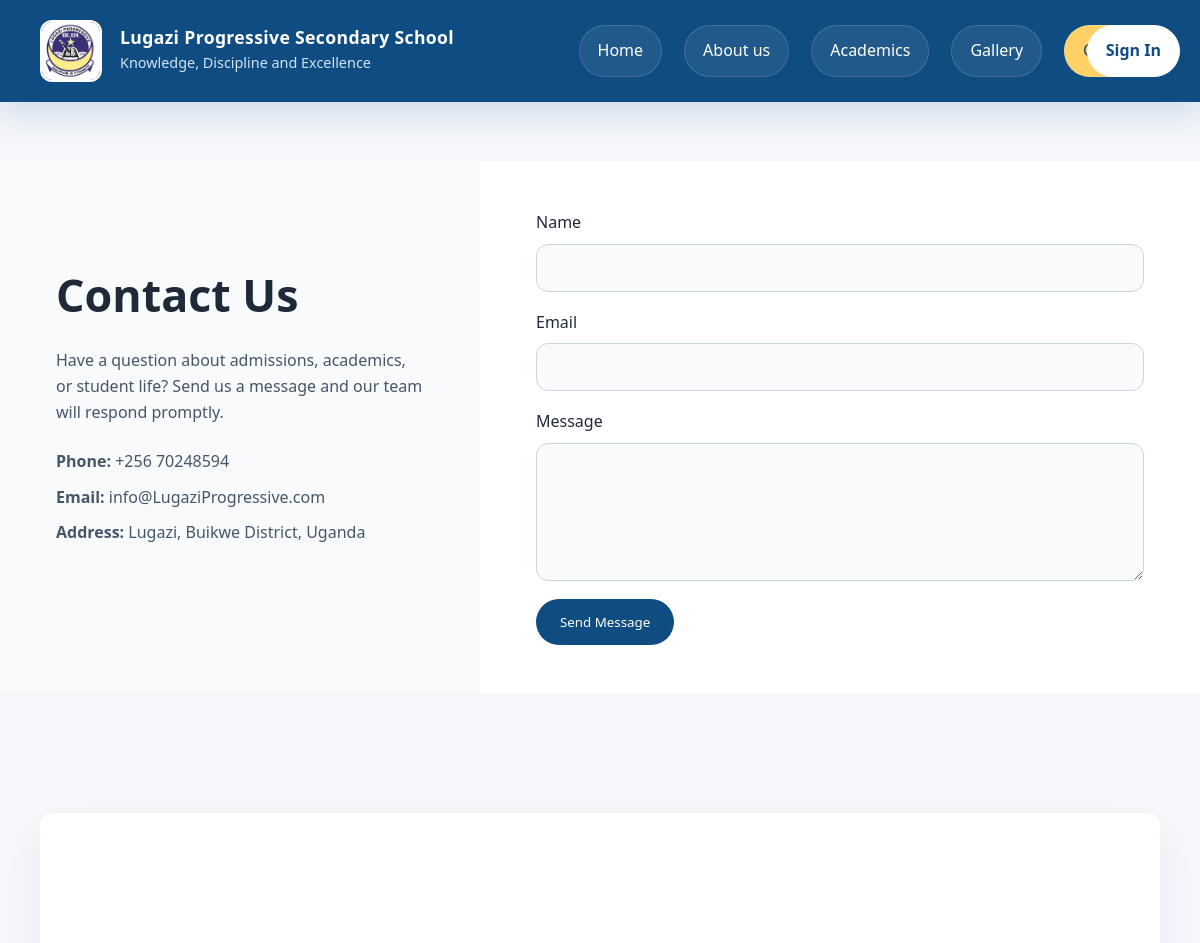
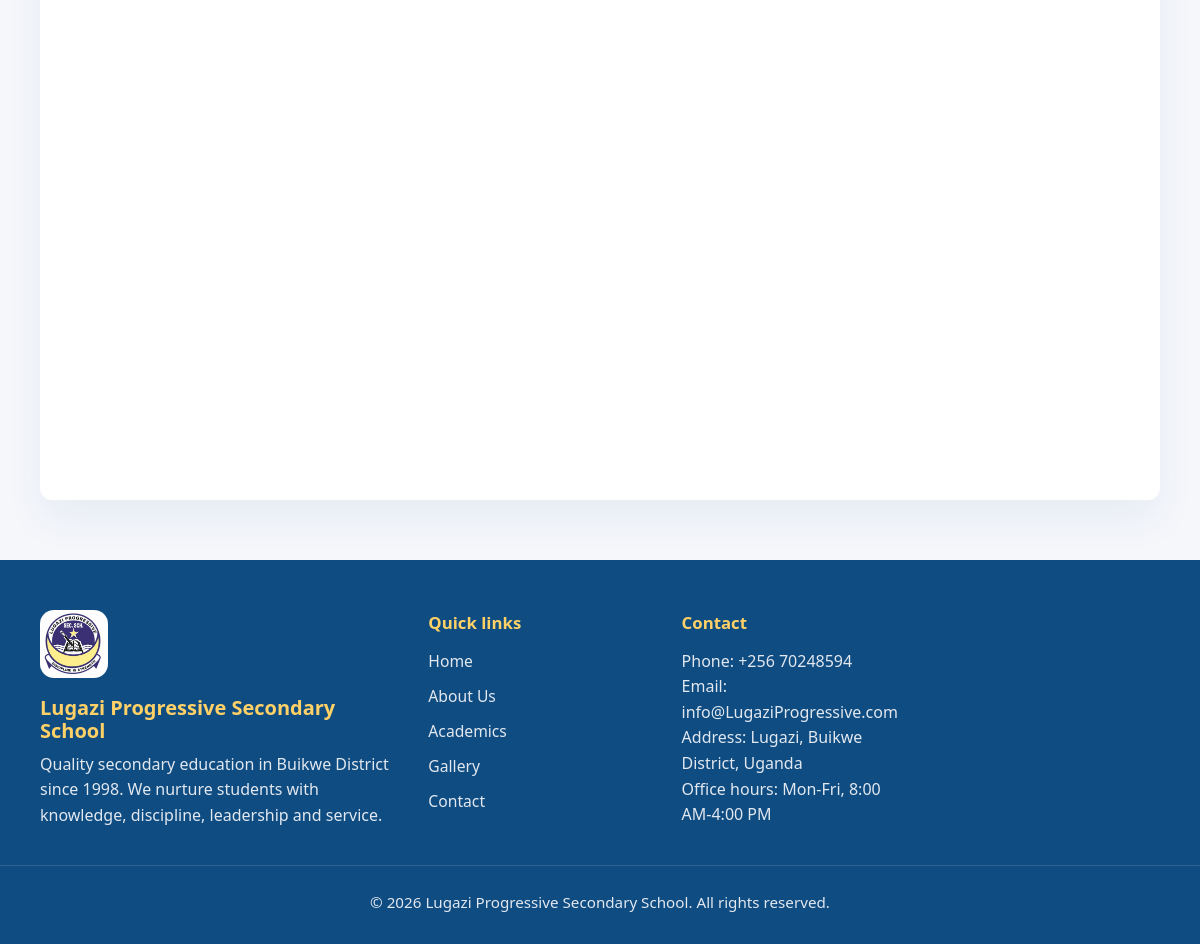
/pages/contactus.php, run on the app's committed database (2 pictures, top to bottom).
### tables this page shows
CREATE TABLE IF NOT EXISTS page_content (
  id INT UNSIGNED AUTO_INCREMENT PRIMARY KEY,
  page_key VARCHAR(40) NOT NULL,
  block_key VARCHAR(80) NOT NULL,
  title VARCHAR(255) NOT NULL DEFAULT '',
  body TEXT NOT NULL,
  UNIQUE KEY page_block (page_key, block_key)
);

### includes/database.php (called while the page is built, shortened)
<?php
function database(): PDO
{
    $config = require __DIR__ . '/../config/config.php';
    $database = $config['database'];
    $dsn = sprintf(
        'mysql:host=%s;port=%s;dbname=%s;charset=utf8mb4',
        $database['host'],
        $database['port'],
        $database['name']
    );
    $pdo = new PDO($dsn, $database['user'], $database['password'], [
        PDO::ATTR_ERRMODE => PDO::ERRMODE_EXCEPTION,
        PDO::ATTR_DEFAULT_FETCH_MODE => PDO::FETCH_ASSOC,
        PDO::ATTR_EMULATE_PREPARES => false,
    ]);
    return $pdo;
}

### includes/functions.php (called while the page is built, shortened)
<?php
function escape(?string $value): string
{
    return htmlspecialchars($value ?? '', ENT_QUOTES | ENT_SUBSTITUTE, 'UTF-8');
}
function site_settings(): array
{
    static $settings;
    if ($settings === null) {
        $settings = require __DIR__ . '/../config/site.php';
    }
    return $settings;
}
function setting(string $key): string
{
    return site_settings()[$key] ?? '';
}
function page_content(string $page, string $key): array
{
    static $content;
    if ($content === null) {
        $content = [];
        foreach (database()->query('SELECT page_key, block_key, title, body FROM page_content') as $row) {
            $content[$row['page_key']][$row['block_key']] = $row;
        }
    }
    return $content[$page][$key] ?? ['title' => '', 'body' => ''];
}

### config/site.php (called while the page is built)
<?php
return array (
  'school_name' => 'Lugazi Progressive Secondary School',
  'school_slogan' => 'Knowledge, Discipline and Excellence',
  'school_description' => 'Quality secondary education in Buikwe District since 1998. We nurture students with knowledge, discipline, leadership and service.',
  'logo_path' => '/assets/img/school logo.jpeg',
  'phone' => '+256 70248594',
  'email' => 'info@LugaziProgressive.com',
  'address' => 'Lugazi, Buikwe District, Uganda',
  'office_hours' => 'Mon-Fri, 8:00 AM-4:00 PM',
  'map_embed_url' => 'https://www.google.com/maps/embed?pb=!1m18!1m12!1m3!1d4710.489971248489!2d32.925344418669155!3d0.3645657678363185!2m3!1f0!2f0!3f0!3m2!1i1024!2i768!4f13.1!3m3!1m2!1s0x177dda93bbc9e84b%3A0xdf28d5d7c43ffb9!2sLugazi%20Progressive%20Secondary%20School!5e0!3m2!1sen!2sug!4v1782146062129!5m2!1sen!2sug',
);

### pages/contactus.php (the view, shortened to what this page needs)
<?php
$intro = page_content('contact', 'intro');
$formCopy = [
    'name' => page_content('contact', 'name_label'),
    'email' => page_content('contact', 'email_label'),
    'message' => page_content('contact', 'message_label'),
    'submit' => page_content('contact', 'submit_label'),
    'success' => page_content('contact', 'success_message'),
];
require __DIR__ . '/../components/meta.php';
require __DIR__ . '/../components/header.php';
?>
<main>
  <section class="contact-page">
    <div class="contact-row">
      <div class="contact-left">
        <div class="contact-info">
          <h1><?= escape($intro['title']) ?></h1>
          <p><?= escape($intro['body']) ?></p>
          <ul>
            <li><strong>Phone:</strong> <?= escape(setting('phone')) ?></li>
            <li><strong>Email:</strong> <?= escape(setting('email')) ?></li>
            <li><strong>Address:</strong> <?= escape(setting('address')) ?></li>
          </ul>
        </div>
      </div>
      <div class="contact-right">
        <div class="contact-form">
          <form method="post" action="/pages/contactus.php">
            <label>
              <?= escape($formCopy['name']['title']) ?>
              <input type="text" name="name" maxlength="180" value="<?= escape($_POST['name'] ?? '') ?>" required>
            </label>
            <label>
              <?= escape($formCopy['email']['title']) ?>
              <input type="email" name="email" maxlength="190" value="<?= escape($_POST['email'] ?? '') ?>" required>
            </label>
            <label>
              <?= escape($formCopy['message']['title']) ?>
              <textarea name="message" rows="6" maxlength="10000" required><?= escape($_POST['message'] ?? '') ?></textarea>
            </label>
            <button type="submit"><?= escape($formCopy['submit']['title']) ?></button>
          </form>
        </div>
      </div>
    </div>
  </section>
  <?php if (str_starts_with(setting('map_embed_url'), 'https://www.google.com/maps/embed?')): ?>
    <section class="map-section">
      <div class="container">
        <div class="map-responsive">
          <iframe src="<?= escape(setting('map_embed_url')) ?>" width="800" height="600" style="border: 0" allowfullscreen loading="lazy"></iframe>
        </div>
      </div>
    </section>
  <?php endif; ?>
</main>
<?php require __DIR__ . '/../components/footer.php'; ?>
</body>
</html>

### assets/css/style.css (style rules this page uses)
* { margin: 0; padding: 0; box-sizing: border-box; }
html { scroll-behavior: smooth; }
body { font-family: 'Segoe UI', Tahoma, Geneva, Verdana, sans-serif; line-height: 1.6; color: #1f2937; background: #f5f7fb; }
button, input, textarea { font-family: inherit; }
.container { width: min(1120px, calc(100% - 40px)); margin: 0 auto; }
body { padding-top: 82px; }
.contact-page .contact-row { display: flex; flex-direction: row; width: 100%; min-height: 420px; }
.contact-page .contact-left, .contact-page .contact-right { display: flex; align-items: center; }
.contact-page .contact-left { flex: 0 0 40%; padding: 48px 56px; background: #f8fafcfc; }
.contact-page .contact-right { flex: 1 1 60%; padding: 48px 56px; background: #fff; }
.contact-form { width: 100%; max-width: none; }
.contact-form form { width: 100%; }
.about-hero, .academics-hero, .contact-page, .gallery-page { padding: 80px 0; }
.about-intro, .academics-intro, .contact-info, .gallery-header { max-width: 720px; margin-bottom: 40px; }
.about-intro h1, .academics-intro h1, .contact-info h1, .gallery-header h1 { font-size: 2.8rem; margin-bottom: 18px; }
.about-intro p, .academics-intro p, .contact-info p, .gallery-header p { color: #475569; font-size: 1rem; }
.about-stats, .school-values, .courses-grid, .gallery-grid, .contact-page { display: grid; gap: 24px; }
.contact-page { align-items: start; }
.contact-info ul { list-style: none; margin-top: 24px; color: #475569; }
.contact-info li { margin-bottom: 10px; }
.contact-form form { display: grid; gap: 18px; background: white; border-radius: 24px; }
.contact-form label { display: grid; gap: 8px; color: #1f2937; }
.contact-form input, .contact-form textarea { width: 100%; padding: 14px 16px; border: 1px solid #cbd5e1; border-radius: 12px; background: #f8fafc; }
.contact-form button { width: fit-content; padding: 14px 24px; border: none; border-radius: 999px; background: #0f4c81; color: #fff; cursor: pointer; transition: background 0.2s ease; }
.map-section { padding: 40px 0 60px; background: transparent; }
.map-responsive { position: relative; padding-bottom: 56.25%; height: 0; overflow: hidden; border-radius: 12px; box-shadow: 0 20px 40px rgba(15,76,129,0.06); background: #fff; }
.map-responsive iframe { position: absolute; top: 0; left: 0; width: 100%; height: 100%; border: 0; }

### data on the page
page_content: title "Contact Us", body "Have a question about admissions, academics, or student life? Send us a message and our team will respond promptly."

### other printed values
$siteSettings['school_name'] "Lugazi Progressive Secondary School"
$siteSettings['school_slogan'] "Knowledge, Discipline and Excellence"
setting('phone') "+256 70248594"
setting('email') "info@LugaziProgressive.com"
setting('address') "Lugazi, Buikwe District, Uganda"
$formCopy['name']['title'] "Name"
$formCopy['email']['title'] "Email"
$formCopy['message']['title'] "Message"
$formCopy['submit']['title'] "Send Message"
setting('school_name') "Lugazi Progressive Secondary School"
setting('school_description') "Quality secondary education in Buikwe District since 1998. We nurture students with knowledge, discipline, leadership and service."
setting('office_hours') "Mon-Fri, 8:00 AM-4:00 PM"
